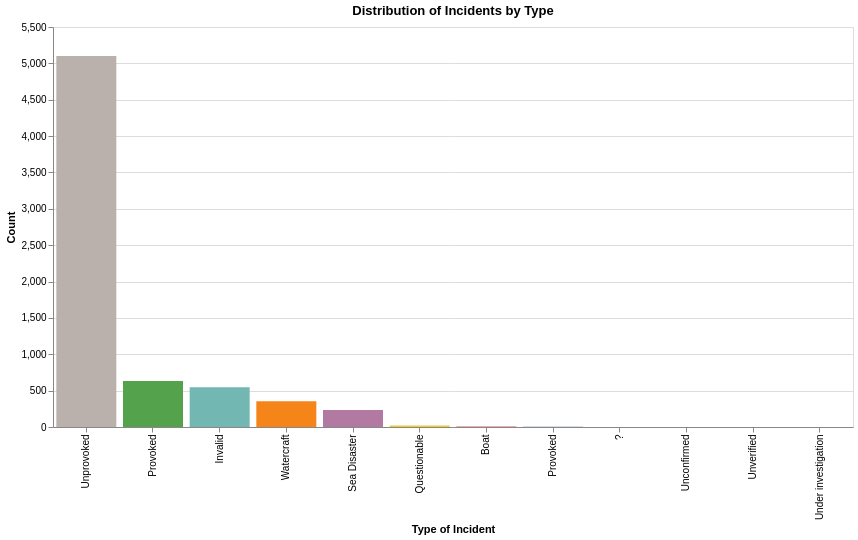

Notebook code cell kept with this figure:
### Markdown cell above
### Create a chart

### Code cell
alt.Chart(sharks).mark_bar().encode(
    x=alt.X('type:N', title='Type of Incident', sort='-y'),
    y=alt.Y('count()', title='Count'),
    color=alt.Color('type:N', legend=None)
).properties(
    title='Distribution of Incidents by Type',
    width=800,  # Set the width
    height=400  # Set the height
)

### Figure 1 — Vega specification as saved in the notebook (floating-point values rounded to 4 significant figures)
{"$schema": "https://vega.github.io/schema/vega/v5.json", "data": [{"name": "source_0"}, {"name": "data_0", "values": [{"__count": 5102, "type": "Unprovoked"}, {"__count": 2, "type": " Provoked"}, {"__count": 633, "type": "Provoked"}, {"__count": 22, "type": "Questionable"}, {"__count": 354, "type": "Watercraft"}, {"__count": 234, "type": "Sea Disaster"}, {"__count": 1, "type": "?"}, {"__count": 1, "type": "Unconfirmed"}, {"__count": 1, "type": "Unverified"}, {"__count": 547, "type": "Invalid"}, {"__count": 1, "type": "Under investigation"}, {"__count": 7, "type": "Boat"}]}, {"name": "source_0_x_domain_type", "values": [{"sort_field": 5102, "type": "Unprovoked"}, {"sort_field": 2, "type": " Provoked"}, {"sort_field": 633, "type": "Provoked"}, {"sort_field": 22, "type": "Questionable"}, {"sort_field": 354, "type": "Watercraft"}, {"sort_field": 234, "type": "Sea Disaster"}, {"sort_field": 1, "type": "?"}, {"sort_field": 1, "type": "Unconfirmed"}, {"sort_field": 1, "type": "Unverified"}, {"sort_field": 547, "type": "Invalid"}, {"sort_field": 1, "type": "Under investigation"}, {"sort_field": 7, "type": "Boat"}]}, {"name": "data_0_y_domain___count", "values": [{"min": 1, "max": 5102}]}, {"name": "data_0_color_domain_type", "values": [{"type": "Unprovoked"}, {"type": " Provoked"}, {"type": "Provoked"}, {"type": "Questionable"}, {"type": "Watercraft"}, {"type": "Sea Disaster"}, {"type": "?"}, {"type": "Unconfirmed"}, {"type": "Unverified"}, {"type": "Invalid"}, {"type": "Under investigation"}, {"type": "Boat"}]}], "marks": [{"type": "rect", "name": "marks", "from": {"data": "data_0"}, "encode": {"update": {"x": {"field": "type", "scale": "x"}, "y": {"field": "__count", "scale": "y"}, "y2": {"value": 0, "scale": "y"}, "width": {"signal": "max(0.25, bandwidth('x'))"}, "fill": {"field": "type", "scale": "color"}}}, "style": ["bar"]}], "scales": [{"name": "x", "type": "band", "domain": {"data": "source_0_x_domain_type", "field": "type", "sort": {"op": "max", "field": "sort_field", "order": "descending"}}, "range": [0, {"signal": "width"}], "paddingOuter": 0.05, "paddingInner": 0.1}, {"name": "y", "type": "linear", "domain": [{"signal": "(data(\"data_0_y_domain___count\")[0] || {}).min"}, {"signal": "(data(\"data_0_y_domain___count\")[0] || {}).max"}], "range": [{"signal": "height"}, 0], "nice": true, "zero": true}, {"name": "color", "type": "ordinal", "domain": {"data": "data_0_color_domain_type", "field": "type", "sort": true}, "range": "category"}], "axes": [{"scale": "y", "ticks": false, "domain": false, "zindex": 0, "labels": false, "gridScale": "x", "tickCount": {"signal": "ceil(height/40)"}, "minExtent": 0, "grid": true, "orient": "left", "aria": false, "maxExtent": 0}, {"scale": "x", "labelAngle": 270, "grid": false, "title": "Type of Incident", "zindex": 0, "orient": "bottom", "labelBaseline": "middle", "labelAlign": "right"}, {"scale": "y", "orient": "left", "zindex": 0, "title": "Count", "labelOverlap": true, "grid": false, "tickCount": {"signal": "ceil(height/40)"}}], "title": {"text": "Distribution of Incidents by Type", "frame": "group"}, "padding": 5, "style": "cell", "width": 800, "background": "white", "height": 400}
